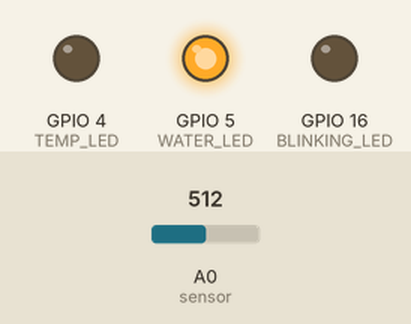
A sketch run on a simulated ESP8266 (NodeMCU). On the bench: output pins drawn as LEDs (lit = HIGH). The test bench sets the inputs (shaded band); at power-on: A0 (sensor) = 512. WiFi joins after 1.5 s; servers stay silent unless stated; what the sketch prints to the serial monitor is not drawn.

Above: at 7.7 s.
7.8 s: A0 (sensor) set to 122
At 8.7 s:
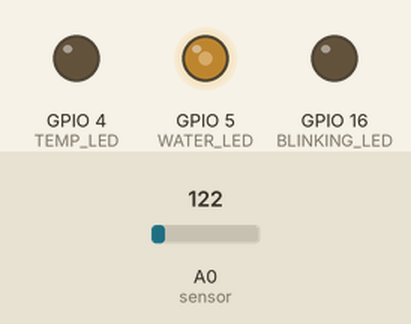
9.3 s: A0 (sensor) set to 306
At 10.0 s:
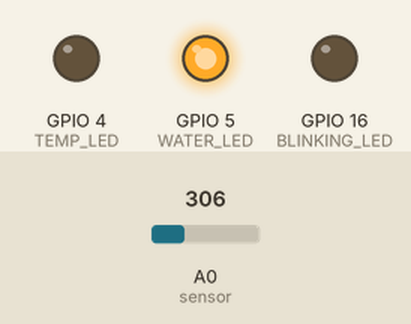
Timing chart, 0 to 12.3 s (numbered marks = the images above; inputs shaded):
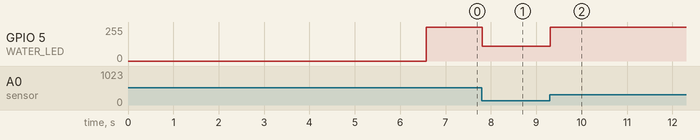

The sketch:

HTTP.ino
```cpp
/*
 * HTTP Conection and Client-Server
 * @author Mohamad ChamanMotlagh 9631018
 */
#include <ESP8266WiFi.h>
#include <ESP8266WiFiMulti.h>
#include <ESP8266HTTPClient.h>
#include <MFRC522.h>
#include <SPI.h>
#include <string.h>

//Use a WiFi
#define wifi_ssid "Irancell-TD-GP2101PLUS-3209"
#define wifi_password "mocm1999"

#define interval 2000 // HTTP intervals
String serverName = "http://192.168.1.114:3000/";
String getValue(String data, char separator, int index);
int requested_temprature = 0;
int requested_water_level = 0;

// RFID module PINs
#define SS_PIN 2 //Signal Input
#define RST_PIN 0 // Reset Input

//LED PINs
#define BLINKING_LED 16
#define TEMP_LED 4
#define WATER_LED 5

// Water sensor constants
#define sensor A0 // water_level_sensor input
// Scaling values
#define rMin 0
#define rMax 1023
#define tMin 0
#define tMax 100

void callback(String payload);
void reconnect();
String read_rfid();

void blikng_led(bool);
void modify_temp_led(int);
void modify_water_led(int);

int read_water_level();

WiFiClient espClient;
MFRC522 mfrc522(SS_PIN, RST_PIN);

void setup() {
  delay(2000);

  Serial.begin(9600);
  setup_wifi(); // Connect ot WiFi

  SPI.begin(); // initializing SPI bus
  mfrc522.PCD_Init(); // initializng Proximity Coupling Device for sacanning

  Serial.println("................");
  Serial.println("RFID Scan Ready!");
  Serial.println("................");

  pinMode(BLINKING_LED, OUTPUT);
  pinMode(TEMP_LED, OUTPUT);
  pinMode(WATER_LED, OUTPUT);
  pinMode(sensor, INPUT); // Initializing analog pin sensor as an INPUT.
  delay(2000);
}

long last_time = 0;
void loop() {

  long current_time = millis();
  if (current_time - last_time >= interval) {
    int sensorValue = analogRead(A0); // read the input on analog pin 0
    String id = read_rfid(); // Read RFID Value
    if (id.length() > 0) {
      HTTPClient http;
      id.replace(" ", "%20"); // Make query param encoded
      String serverPath = serverName + "?RFID=" + id;

      // Your Domain name with URL path or IP address with path
      http.begin(serverPath.c_str());

      // Send HTTP GET request
      int httpResponseCode = http.GET();

      if (httpResponseCode > 0) {
        Serial.print("HTTP Response code: ");
        Serial.println(httpResponseCode);
        String payload = http.getString();
        callback(payload);
      } else {
        Serial.print("Error code: ");
        Serial.println(httpResponseCode);
      }
      // Free resources
      http.end();

      last_time = current_time;
    }
  }
  blikng_led(requested_water_level > read_water_level());
  modify_water_led(read_water_level());
}

void callback(String payload) {
  String temprature = getValue(payload, ',', 0);
  String water = getValue(payload, ',', 1);

  Serial.print("Message arrived [");
  Serial.println(temprature);
  Serial.println(water);
  Serial.print("] ");
  String temp_value = getValue(temprature, '=', 1);
  String water_value = getValue(water, '=', 1);

  requested_water_level = water_value.toInt();
  modify_temp_led(temp_value.toInt());
}

String read_rfid() {
  if (!mfrc522.PICC_IsNewCardPresent()) { // Look for new cards
    return "";
  }
  if (!mfrc522.PICC_ReadCardSerial()) { // Select one of the cards
    return "";
  }
  Serial.print("Tag found:");
  String tag = "";
  byte character;
  //reads the information from rfid tag
  for (byte i = 0; i < mfrc522.uid.size; i++) {
    Serial.print(mfrc522.uid.uidByte[i] < 0x10 ? " 0" : " ");
    Serial.print(mfrc522.uid.uidByte[i], HEX);
    tag.concat(String(mfrc522.uid.uidByte[i] < 0x10 ? " 0" : " "));
    tag.concat(String(mfrc522.uid.uidByte[i], HEX));
  }
  Serial.println();
  return tag;
}

void blikng_led(bool should_blink) {
  if (should_blink) {
    digitalWrite(BLINKING_LED, HIGH);
    delay(400);
    digitalWrite(BLINKING_LED, LOW);
  } else {
    digitalWrite(BLINKING_LED, LOW);
  }
}

void modify_temp_led(int value) {
  int scaled = (int) 1023 * (value / 100.0);
  Serial.println(scaled);
  analogWrite(TEMP_LED, scaled);
  requested_temprature = scaled;
}

void modify_water_led(int value) {
  int scaled = (int) 1023 * (value / 100.0);
  analogWrite(WATER_LED, scaled);
}

int read_water_level() {
  int number = analogRead(sensor);
  float m = (float) number;
  int result = ((m - rMin) / (rMax - rMin)) * (tMax - tMin) + tMin;
  return result;
}

void setup_wifi() {
  delay(1000);
  // We start by connecting to a WiFi network
  Serial.println();
  Serial.print("Connecting to ");
  Serial.println(wifi_ssid);
  WiFi.begin(wifi_ssid, wifi_password);

  while (WiFi.status() != WL_CONNECTED) {
    delay(500);
    Serial.print(".");
  }

  Serial.println("");
  Serial.println("WiFi connected");
  Serial.println("IP address: ");
  Serial.println(WiFi.localIP());
}

String getValue(String data, char separator, int index) {
  int found = 0;
  int strIndex[] = {
    0,
    -1
  };
  int maxIndex = data.length() - 1;

  for (int i = 0; i <= maxIndex && found <= index; i++) {
    if (data.charAt(i) == separator || i == maxIndex) {
      found++;
      strIndex[0] = strIndex[1] + 1;
      strIndex[1] = (i == maxIndex) ? i + 1 : i;
    }
  }

  return found > index ? data.substring(strIndex[0], strIndex[1]) : "";
}
```

Measured:
- after the input at 7.8 s, GPIO 5 (WATER_LED): 255/255 → 112/255 at once
- after the input at 9.3 s, GPIO 5 (WATER_LED): 112/255 → 255/255 at once
